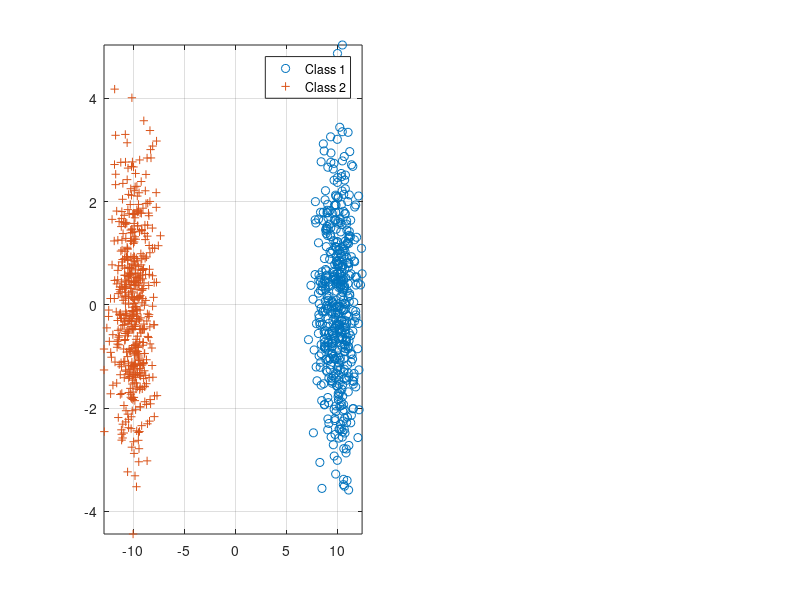

Reproduce this figure in MATLAB. (Note: this script raises an error after producing the figure.)
clear;
%% 1.4 (b)
% Condition A: alpha = 10, var = 2
% Condition B: alpha = 2, var = 10
Alpha = [10,2];
Var = [2,10];
Gaussian = [];
figure(1)
for i = 1:2
    subplot(1,2,i)
    mu = [Alpha(i);0];
    Sigma = [1,0;0,Var(i)];
    Gaussian_1 = mvnrnd(mu,Sigma,500);
    Gaussian_2 = mvnrnd(-1*mu,Sigma,500);
    Gaussian = [Gaussian, Gaussian_1, Gaussian_2];

    plot(Gaussian_1(:,1),Gaussian_1(:,2),'o'); hold on;
    plot(Gaussian_2(:,1),Gaussian_2(:,2),'+'); hold off;
    grid on;
    axis tight;
    legend('Class 1','Class 2');
    title("Alpha = " + Alpha(i)+ ", Sigma = " + Var(i));
end
%%
figure(2)
subplot(1,2,1)
[~,~,V_1] = svd(Gaussian(:,1:4));
PCs = Gaussian(:,1:4)* V_1;

plot(Gaussian(:,1),Gaussian(:,2),'o');hold on;
plot(Gaussian(:,3),Gaussian(:,4),'+');
quiver(V_1(1,1),V_1(2,1),10,'black');hold off;
grid on;
axis tight;
legend('Class 1','Class 2');
title("Alpha = " + Alpha(1)+ ", Sigma = " + Var(1));

subplot(1,2,2)
[~,~,V_2] = svd(Gaussian(:,5:8));

plot(Gaussian(:,5),Gaussian(:,6),'o');hold on;
plot(Gaussian(:,7),Gaussian(:,8),'+');
quiver(V_2(1,1),V_2(2,1),10,'black');hold off;
grid on;
axis tight;
legend('Class 1','Class 2');
title("Alpha = " + Alpha(2)+ ", Sigma = " + Var(2));
%%
figure(3)
subplot(1,2,1)
mu = [Alpha(1);0];
Sigma = [1,0;0,Var(1)];
w_1 = inv(Sigma)*(2*mu);
plot(Gaussian(:,1),Gaussian(:,2),'o');hold on;
plot(Gaussian(:,3),Gaussian(:,4),'+');
quiver(1/20*w_1(1),1/20*w_1(2),10,'black'); hold off;
grid on;
axis tight;
legend('Class 1','Class 2');
title("Alpha = " + Alpha(1)+ ", Sigma = " + Var(1));

subplot(1,2,2)
mu = [Alpha(2);0];
Sigma = [1,0;0,Var(2)];
w_2 = inv(Sigma)*(2*mu);
plot(Gaussian(:,5),Gaussian(:,6),'o');hold on;
plot(Gaussian(:,7),Gaussian(:,8),'+');
quiver(1/10*w_2(1),1/10*w_2(2),10,'black'); hold off;
grid on;
axis tight;
legend('Class 1','Class 2');
title("Alpha = " + Alpha(2)+ ", Sigma = " + Var(2));